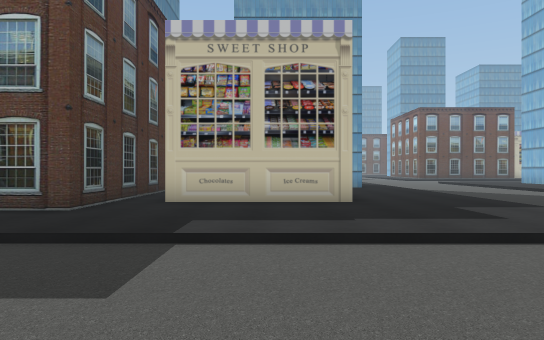
view 1 (above)

24 first-person views from a walk through a Unity game level. The camera is 1.2 m above the floor, looks level and sees 70° across. The floor is counted in squares, 2 m on a side. Each view is taken from the middle of a square. On the plan, view 1 faces up. The plan holds only what a view shows up to about 11 squares ahead; the rest is blank. The place goes on beyond the plan.

view 2
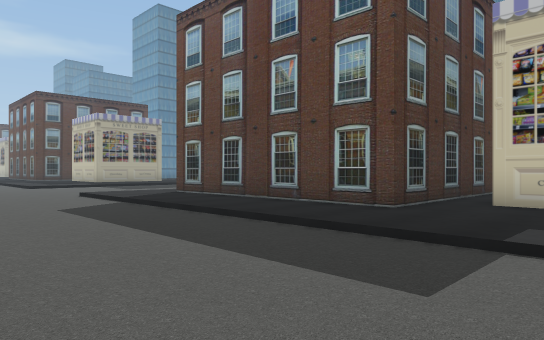

view 3
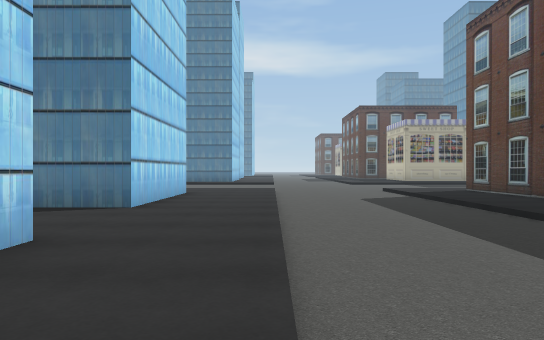

view 4
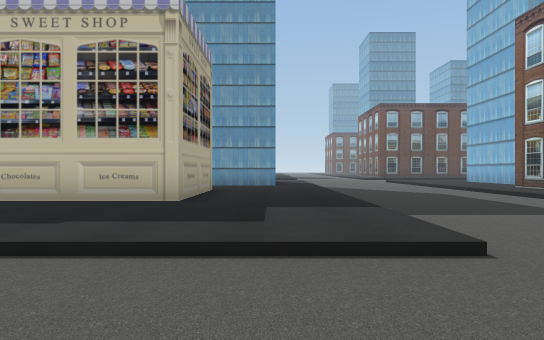

view 5
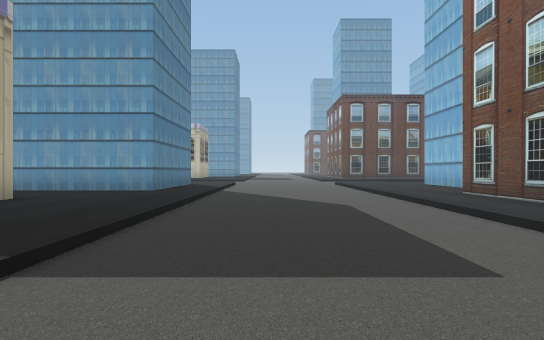

view 6
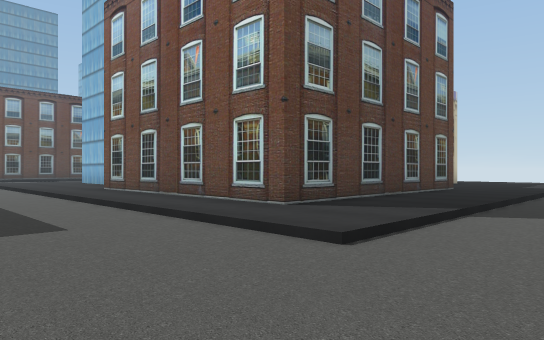

view 7
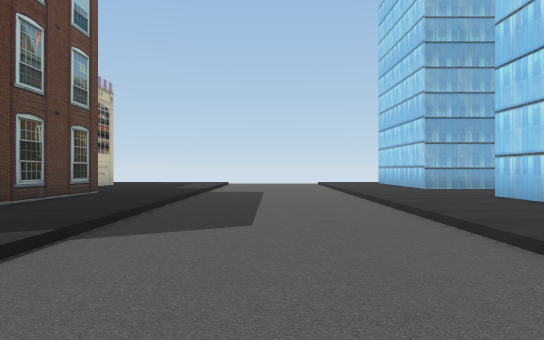

view 8
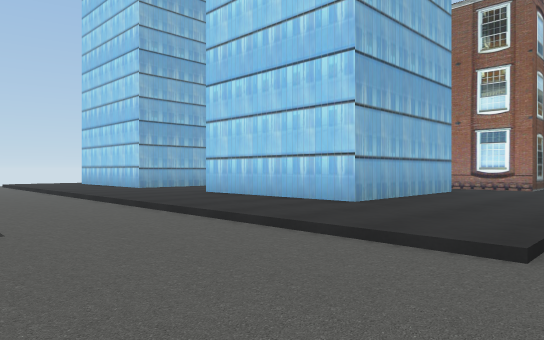

view 9
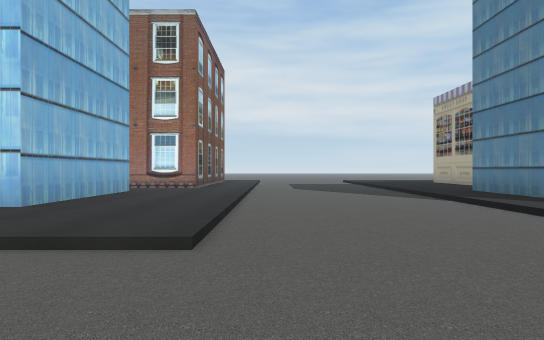

view 10
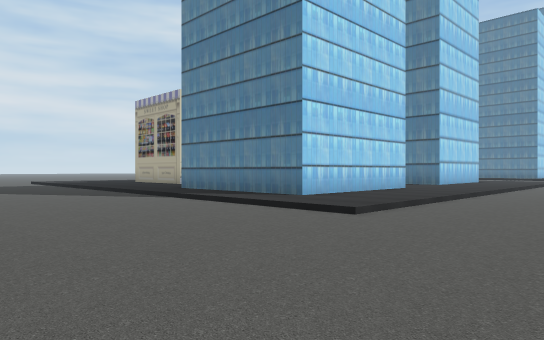

view 11
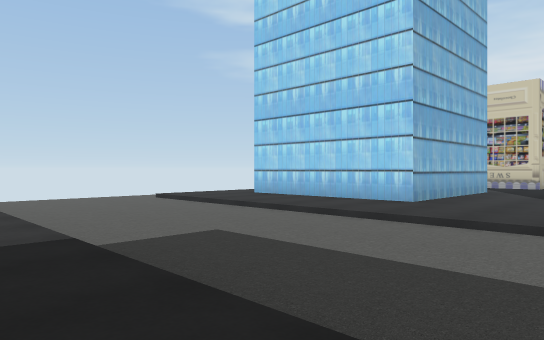

view 12
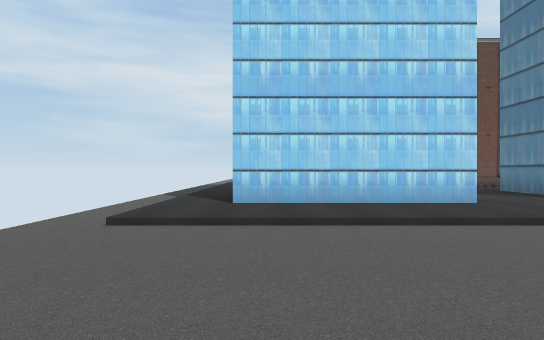

view 13
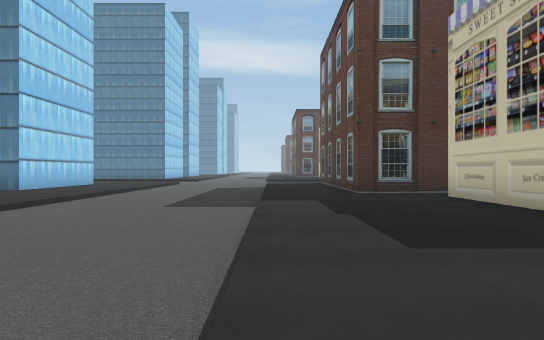

view 14
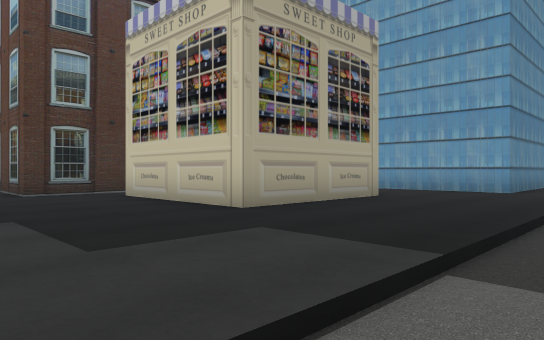

view 15
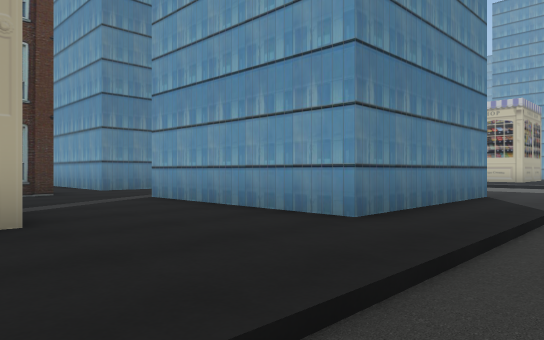

view 16
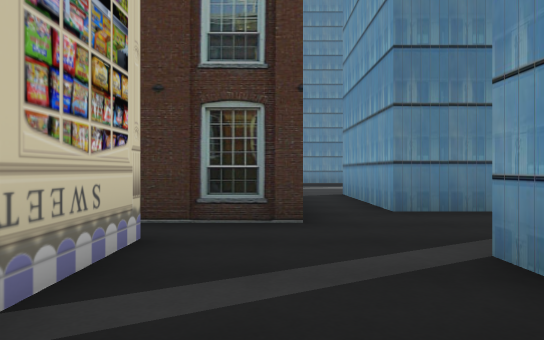

view 17
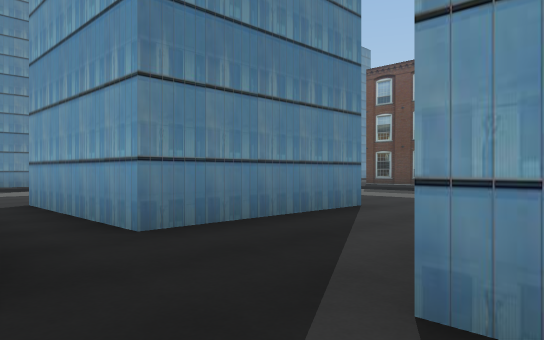

view 18
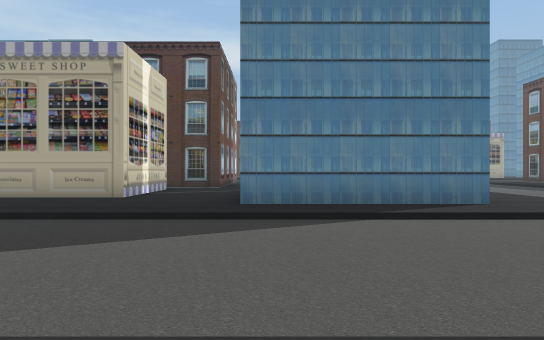

view 19
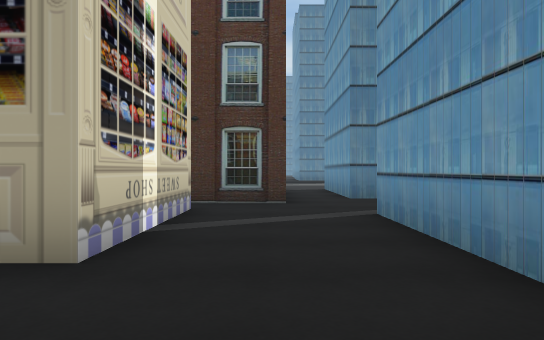

view 20
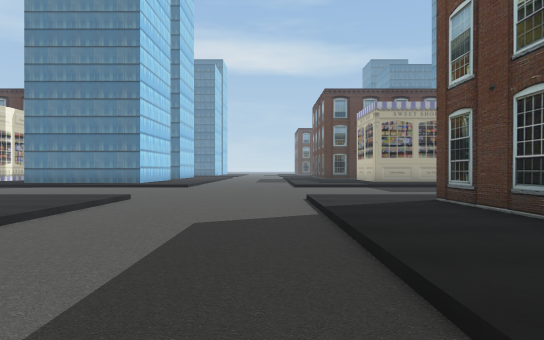

view 21
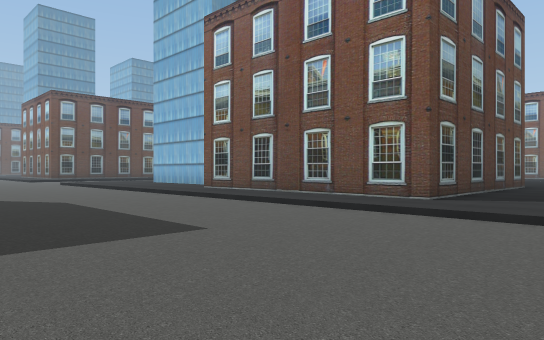

view 22
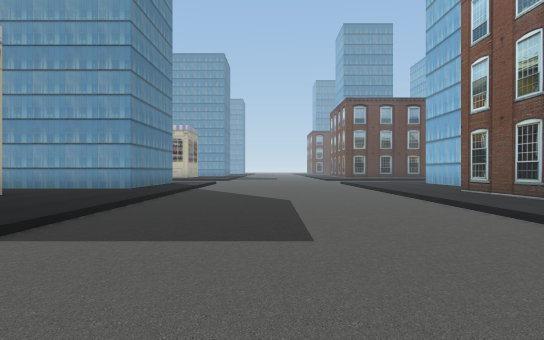

view 23
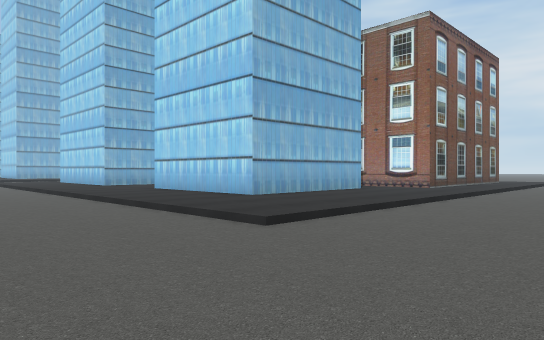

view 24
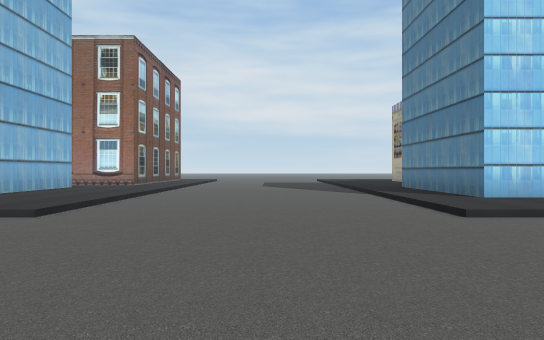

### Floor plan
Key: @ floor where view 1 was taken; # wall or solid block; . main floor; : floor 0.25 m higher than the main floor; / step, stairs or slope.
Columns run from 19 left of view 1 to 25 right of it. Each row starts with its distance up from view 1.
 18                       #:.         #:     #:/
 17                       #:..        #::    #:/
 16                       #:....      #::    #:/
 15      ...              #:....:::   #:::   #:/
 14 ##:...../:: ####::#####:....:::####:::####:/
 13 :::...../:: ::::::::::::....:::::::::::::::/.
 12 :::...../:#     #:::::::....:#     #:::::::/.
 11 :::...../:#     #####:::....:#     #:####::/.
 10 :::...../:#     #   #:::....:#     #    #::/.
  9  ::...../:#     #   #:::....:#     #    #::/
  8  ::...../:#     #####:::....:#     #:####::/
  7   :...../:#     #:::::::....:#     #:::::::/.
  6    ...../:#######:::::::....:#######:::::::/.
  5    ...../:::::::::::::::....:::::::::::::::/.
  4    ...../:::::::::::::::....////////////////.
  3    ..........................................
  2    ..........................................
  1   ...........................................
  0  //.....///////////@////....////////////////.
 -1  ::...../:::::::::::::::....:::::::::::::::/.
 -2 ##:...../::####:::#####:....:::####:::####:/.
 -3  #:...../::#  ##::    #:....:::#  #:::#   :/.
 -4  #:...../::#   #      #:....:::#  #:::#   :/.
 -5  #:...../::#          #:....:::#  #:::#   :/.
 -6  #:...../::#          #:....:::#  #:::#   :/.
 -7        ./::           ::....:::     ::
 -8        ./:#           ::....:###

Positions as (right, up) in squares from view 1, and headings:
1: (0, 0), facing up
2: (0, 0), facing up-left
3: (2, 0), facing left
4: (3, 1), facing up
5: (6, 4), facing up
6: (6, 2), facing up-right
7: (8, 2), facing right
8: (8, 3), facing down-right
9: (8, 3), facing down
10: (9, 3), facing down-left
11: (15, 5), facing down-right
12: (22, 5), facing down
13: (25, 4), facing left
14: (25, 4), facing up-left
15: (25, 10), facing up-left
16: (21, 12), facing left
17: (19, 12), facing up-left
18: (10, 14), facing left
19: (4, 12), facing left
20: (-3, 3), facing left
21: (-16, 3), facing up-right
22: (-14, 3), facing up
23: (-14, 3), facing down-right
24: (-14, 5), facing down
